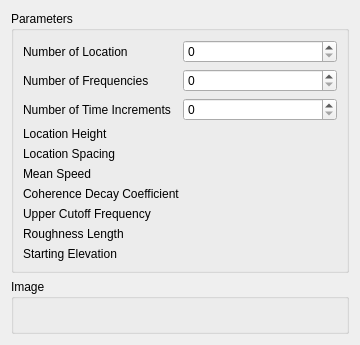
<?xml version="1.0" encoding="UTF-8"?>
<ui version="4.0">
 <class>WindLabGui::DlgTogbenouEtAl2016</class>
 <widget class="QWidget" name="WindLabGui::DlgTogbenouEtAl2016">
  <property name="geometry">
   <rect>
    <x>0</x>
    <y>0</y>
    <width>360</width>
    <height>277</height>
   </rect>
  </property>
  <property name="windowTitle">
   <string>Feature Parameters</string>
  </property>
  <property name="sizeGripEnabled" stdset="0">
   <bool>true</bool>
  </property>
  <layout class="QGridLayout" name="gridLayout">
   <item row="0" column="0">
    <widget class="QGroupBox" name="GroupBox5_3">
     <property name="title">
      <string>Parameters</string>
     </property>
     <layout class="QGridLayout" name="_3">
      <property name="leftMargin">
       <number>9</number>
      </property>
      <property name="topMargin">
       <number>9</number>
      </property>
      <property name="rightMargin">
       <number>9</number>
      </property>
      <property name="bottomMargin">
       <number>9</number>
      </property>
      <property name="spacing">
       <number>6</number>
      </property>
      <item row="1" column="0">
       <layout class="QHBoxLayout" name="horizontalLayout_3" stretch="0,0">
        <item>
         <widget class="QLabel" name="label_3">
          <property name="text">
           <string>Number of Location</string>
          </property>
         </widget>
        </item>
        <item>
         <widget class="QSpinBox" name="spinBox_NumberOfLocation" native="true">
         <property name="maximum">
            <number>99999</number>
         </property>
          <property name="keyboardTracking" stdset="0">
           <bool>false</bool>
          </property>
         </widget>
        </item>
       </layout>
      </item>
      <item row="2" column="0">
       <layout class="QHBoxLayout" name="horizontalLayout" stretch="0,0">
        <item>
         <widget class="QLabel" name="label">
          <property name="text">
           <string>Number of Frequencies</string>
          </property>
         </widget>
        </item>
        <item>
         <widget class="QSpinBox" name="spinBox_NumberOfFrequencies" native="true">
         <property name="maximum">
            <number>99999</number>
         </property>
          <property name="keyboardTracking" stdset="0">
           <bool>false</bool>
          </property>
         </widget>
        </item>
       </layout>
      </item>
      <item row="3" column="0">
        <layout class="QHBoxLayout" name="horizontalLayout_6" stretch="0,0">
        <item>
         <widget class="QLabel" name="label_6">
          <property name="text">
           <string>Number of Time Increments</string>
          </property>
         </widget>
        </item>
        <item>
         <widget class="QSpinBox" name="spinBox_NumberOfTimeIncrements" native="true">
         <property name="maximum">
            <number>99999</number>
         </property>
          <property name="keyboardTracking" stdset="0">
           <bool>false</bool>
          </property>
          
         </widget>
        </item>
       </layout>
      </item>
      <item row="4" column="0">
       <layout class="QHBoxLayout" name="horizontalLayout_6" stretch="0,0">
        <item>
         <widget class="QLabel" name="label_6">
          <property name="text">
           <string>Location Height</string>
          </property>
         </widget>
        </item>
        <item>
         <widget class="Gui::QuantitySpinBox" name="doubleSpinBox_LocationHeight" native="true">
          <property name="keyboardTracking" stdset="0">
           <bool>false</bool>
          </property>
          
         </widget>
        </item>
       </layout>
      </item>
      <item row="5" column="0">
       <layout class="QHBoxLayout" name="horizontalLayout_6" stretch="0,0">
        <item>
         <widget class="QLabel" name="label_6">
          <property name="text">
           <string>Location Spacing</string>
          </property>
         </widget>
        </item>
        <item>
         <widget class="Gui::QuantitySpinBox" name="doubleSpinBox_LocationSpacing" native="true">
          <property name="keyboardTracking" stdset="0">
           <bool>false</bool>
          </property>
          
         </widget>
        </item>
       </layout>
      </item>
      <item row="6" column="0">
       <layout class="QHBoxLayout" name="horizontalLayout_6" stretch="0,0">
        <item>
         <widget class="QLabel" name="label_6">
          <property name="text">
           <string>Mean Speed</string>
          </property>
         </widget>
        </item>
        <item>
         <widget class="Gui::QuantitySpinBox" name="doubleSpinBox_MeanSpeed" native="true">
          <property name="keyboardTracking" stdset="0">
           <bool>false</bool>
          </property>
          
         </widget>
        </item>
       </layout>
      </item>
      <item row="7" column="0">
       <layout class="QHBoxLayout" name="horizontalLayout_6" stretch="0,0">
        <item>
         <widget class="QLabel" name="label_6">
          <property name="text">
           <string>Coherence Decay Coefficient</string>
          </property>
         </widget>
        </item>
        <item>
         <widget class="Gui::QuantitySpinBox" name="doubleSpinBox_CoherenceDecayCoefficient" native="true">
          <property name="keyboardTracking" stdset="0">
           <bool>false</bool>
          </property>
          
         </widget>
        </item>
       </layout>
      </item>
      <item row="8" column="0">
       <layout class="QHBoxLayout" name="horizontalLayout_6" stretch="0,0">
        <item>
         <widget class="QLabel" name="label_6">
          <property name="text">
           <string>Upper Cutoff Frequency</string>
          </property>
         </widget>
        </item>
        <item>
         <widget class="Gui::QuantitySpinBox" name="doubleSpinBox_UpperCutOffFrequency" native="true">
          <property name="keyboardTracking" stdset="0">
           <bool>false</bool>
          </property>
          
         </widget>
        </item>
       </layout>
      </item>
      <item row="9" column="0">
       <layout class="QHBoxLayout" name="horizontalLayout_6" stretch="0,0">
        <item>
         <widget class="QLabel" name="label_6">
          <property name="text">
           <string>Roughness Length</string>
          </property>
         </widget>
        </item>
        <item>
         <widget class="Gui::QuantitySpinBox" name="doubleSpinBox_RoughnessLength" native="true">
          <property name="keyboardTracking" stdset="0">
           <bool>false</bool>
          </property>
          
         </widget>
        </item>
       </layout>
      </item>
      <item row="10" column="0">
       <layout class="QHBoxLayout" name="horizontalLayout_6" stretch="0,0">
        <item>
         <widget class="QLabel" name="label_6">
          <property name="text">
           <string>Starting Elevation</string>
          </property>
         </widget>
        </item>
        <item>
         <widget class="Gui::QuantitySpinBox" name="doubleSpinBox_StartingElevation" native="true">
          <property name="keyboardTracking" stdset="0">
           <bool>false</bool>
          </property>
         </widget>
        </item>
       </layout>
      </item>
     </layout>
    </widget>
   </item>
   <item row="1" column="0">
    <widget class="QGroupBox" name="GroupBox5_5">
     <property name="title">
      <string>Image</string>
     </property>
     <layout class="QGridLayout" name="_6">
      <property name="leftMargin">
       <number>9</number>
      </property>
      <property name="topMargin">
       <number>9</number>
      </property>
      <property name="rightMargin">
       <number>9</number>
      </property>
      <property name="bottomMargin">
       <number>9</number>
      </property>
      <property name="spacing">
       <number>6</number>
      </property>
      <item row="1" column="0">
       <layout class="QHBoxLayout" name="horizontalLayout_9" stretch="0">
        <item>
         <widget class="QLabel" name="label_Image">
          <property name="text">
           <string/>
          </property>
         </widget>
        </item>
       </layout>
      </item>
     </layout>
    </widget>
   </item>
  </layout>
 </widget>
 <customwidgets>
  <customwidget>
   <class>Gui::QuantitySpinBox</class>
   <extends>QWidget</extends>
   <header>Gui/QuantitySpinBox.h</header>
  </customwidget>
 </customwidgets>
 <resources/>
 <connections/>
</ui>
